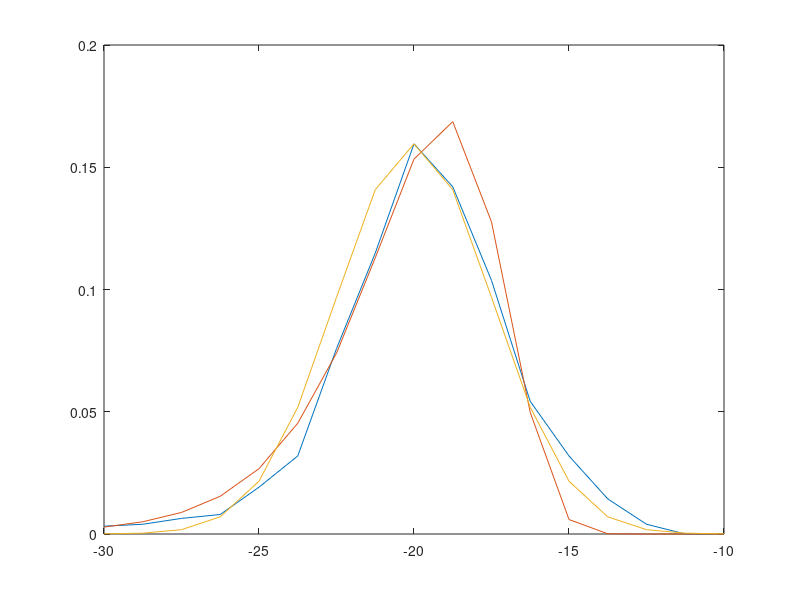

This figure's MATLAB source: (Note: this script raises an error after producing the figure.)
PrecdB = -30:1.25:-10;
Prec = 10.^(PrecdB/10)*1e-3;
pdf = [0.02 0.025 0.04 0.05 0.12 0.2 0.475 0.72 1 0.89 0.65 0.34 0.2 0.09 0.025 0 0];
s = 0.9e-5;
rayleigh = Prec.*exp(-Prec.^2/(2*s^2))/s^2;
Pav = -20;
sig = 2.5;
gaussian = 1/sqrt(2*pi*sig^2)*exp(-(PrecdB-Pav).^2/(2*sig^2));
pdf = pdf*max(gaussian);
% plot(Prec,[pdf;rayleigh;gaussian]')
% L = 0:50;
% s = 20;
% rayleigh = L.*exp(-L.^2/(2*s^2))/s^2;
% plot(L,rayleigh)
% 
% loss = 0.3;
% Prec = -10-loss*L;
% plot(Prec,rayleigh)
plot(PrecdB,[pdf;rayleigh.*Prec*log(10)/10;gaussian]')

%% splice loss + distance model
dt = 0.0002;
tdB = -10:dt:0;
t = 10.^(tdB/10);
alpha = 0.096;
beta = 0.265;
psplice = zeros(size(t));
r1 = -log(t)<alpha^2;
r2 = -log(t)<beta^2;
r3 = -log(t)<alpha^2+beta^2;
r4 = r2 & ~r1;
r5 = r3 & ~r2;
psplice(r1) = pi./(4*t(r1)*alpha*beta);
psplice(r4) = 1./(2*t(r4)*alpha*beta).*atan(alpha./sqrt(-log(t(r4))-alpha^2));
psplice(r5) = 1./(2*t(r5)*alpha*beta).*(atan(alpha./sqrt(-log(t(r5))-alpha^2))-acot(beta./sqrt(-log(t(r5))-beta^2)));
% plot(t,psplice)
pdBsplice = psplice.*t*log(10)/10;
Nsplice = 3;
% plot(10*log10(t),pdBsplice)
Nconn1 = 3;
Nconn2 = 1;
meangauss = -Nconn1*0.3+Nconn2*0.5;
pdBgauss = normpdf(-3:dt:2,meangauss,0.5);

loss = 0.4; % dB/km
meandist = 8; % km
meanloss = meandist*loss; % dB
s2 = meanloss^2*2/pi; %km^2
pdistdB = -tdB/s2.*exp(-tdB.^2/(2*s2));
% plot(tdB,pdistdB)

pdfVar = pdBgauss;
for i=1:Nsplice
    pdfVar = conv(pdBsplice,pdfVar)*dt;
end
pdfTot = conv(pdfVar,pdistdB)*dt;
cdfTot = cumsum(pdfTot)/sum(pdfTot);
%%
lossdB = -12:dt:2;
pdfVar = pdfVar(end-length(lossdB)+1:end);
pdfTot = pdfTot(end-length(lossdB)+1:end);
cdfTot = cdfTot(end-length(lossdB)+1:end);
%%
fig = figure(1);
fig.Position = [0 550 560 260];
yyaxis left
% set(0,'defaultaxesfontsize',16)
% set(0,'defaultaxesfontname','times new roman')
h=plot(lossdB,pdfTot,'linewidth',1.5,'color','k');
% hold on
yyaxis right
plot(lossdB,cdfTot,'linewidth',2)
hold off
xlabel('Relative loss (dBm)')
xlim([-12 0])
% ylim([0 1])
grid on
legend('pdf','cdf')
ylim([0 1])
%%
save prmodel lossdB pdfTot cdfTot pdfVar